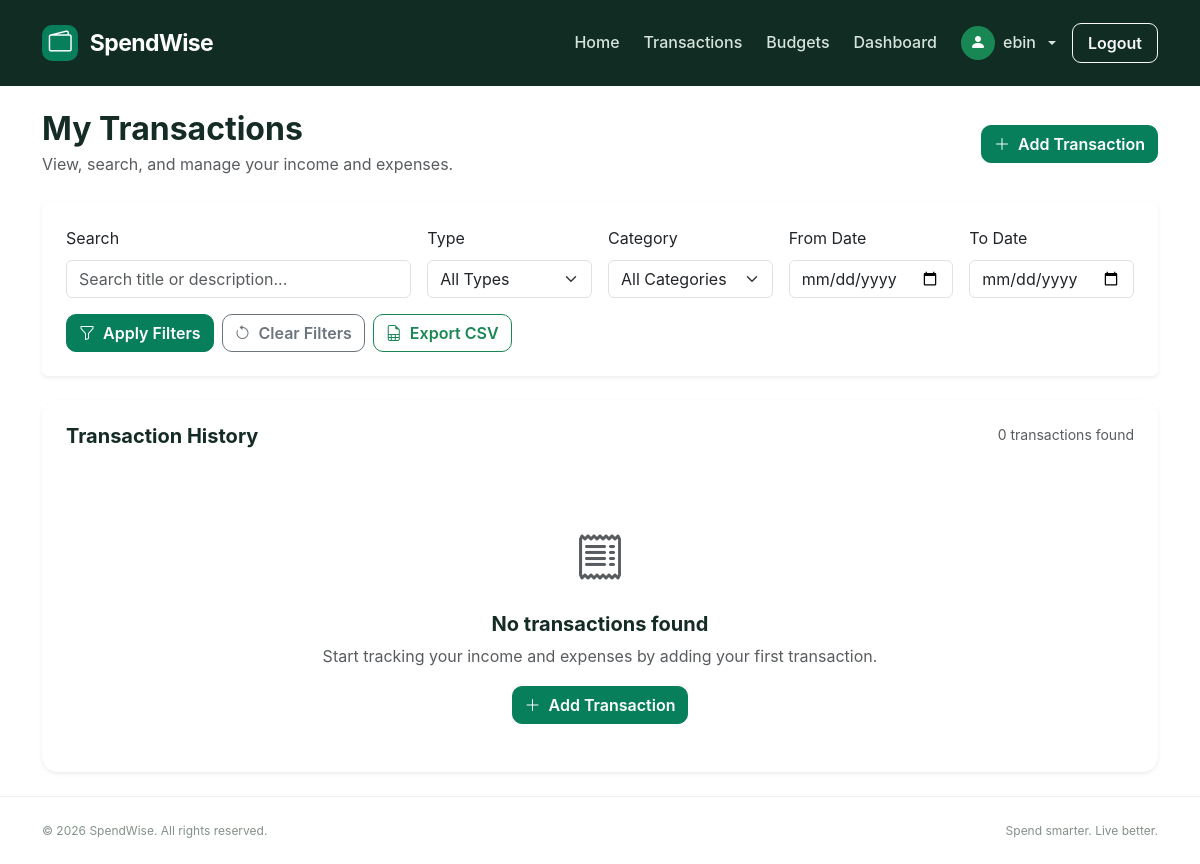
Page /transactions/ (signed in) on the earlier database version.
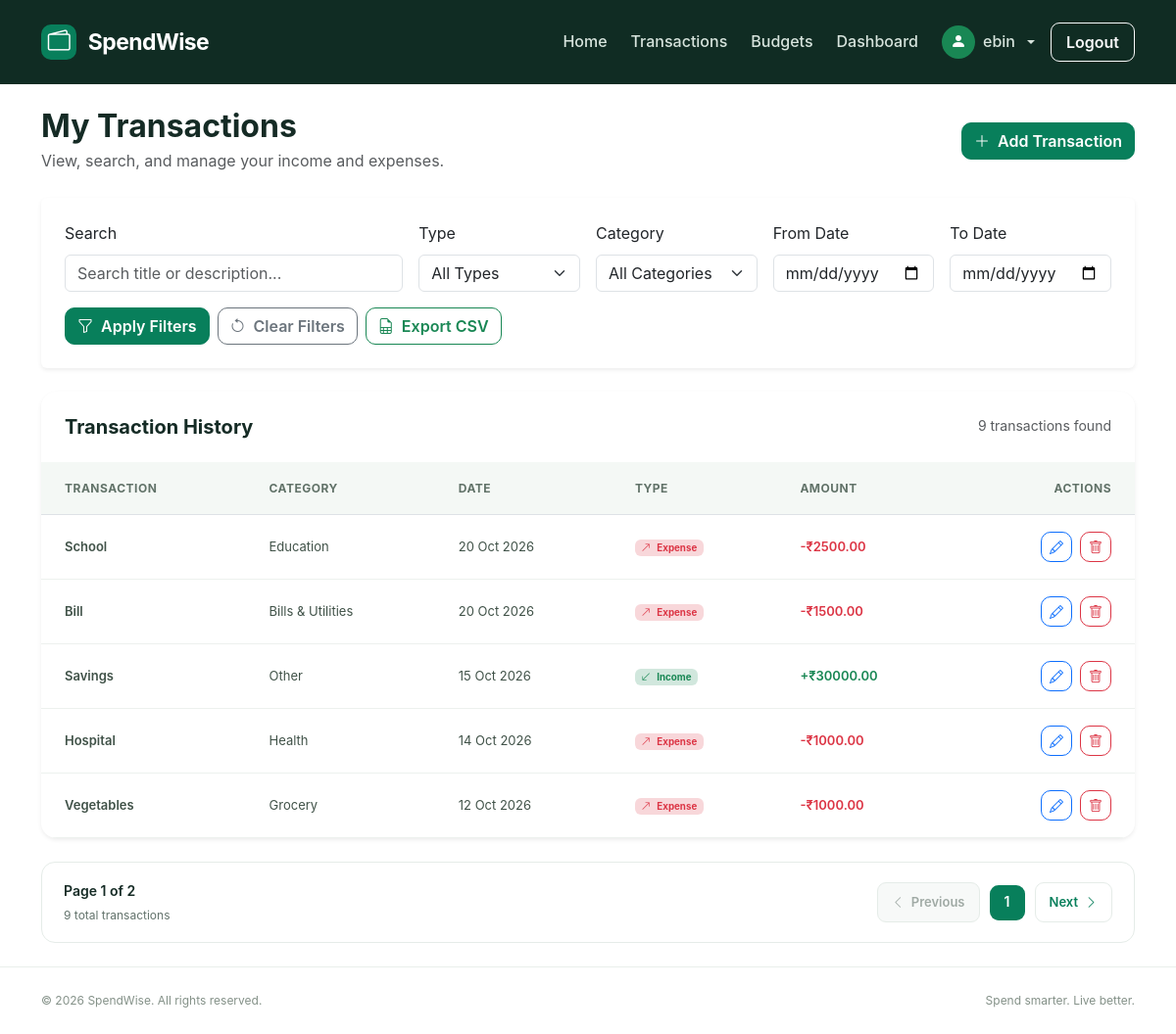
Same page on the later database version.
### transactions/models.py (models this page shows, shortened)
class Transaction(models.Model):
    TRANSACTION_TYPES = [
        ('income', 'Income'),
        ('expense', 'Expense'),
    ]
    CATEGORY_CHOICES = [
        ('salary', 'Salary'),
        ('food', 'Food'),
        ('transport', 'Transport'),
        ('shopping', 'Shopping'),
        ('bills', 'Bills & Utilities'),
        ('health', 'Health'),
        ('education', 'Education'),
        ('entertainment', 'Entertainment'),
        ('grocery','Grocery'),
        ('other', 'Other'),
    ]
    user = models.ForeignKey(
        User,
        on_delete=models.CASCADE,
        related_name='transactions'
    )
    title = models.CharField(max_length=100)
    amount = models.DecimalField(
        max_digits=12,
        decimal_places=2
    )
    transaction_type = models.CharField(
        max_length=10,
        choices=TRANSACTION_TYPES
    )
    category = models.CharField(
        max_length=20,
        choices=CATEGORY_CHOICES,
        default='other'
    )
    date = models.DateField()
    description = models.TextField(blank=True)
    created_at = models.DateTimeField(auto_now_add=True)
    updated_at = models.DateTimeField(auto_now=True)
    class Meta:
        ordering = ['-date', '-created_at']

### transactions/views.py (the view)
# urls.py: path('', views.transaction_list, name='transaction_list'),
@login_required
def transaction_list(request):
    transactions = Transaction.objects.filter(
        user=request.user
    ).order_by('-date', '-created_at')
    search_query = request.GET.get('q', '').strip()
    transaction_type = request.GET.get('type', '').strip()
    category = request.GET.get('category', '').strip()
    start_date = request.GET.get('start_date', '').strip()
    end_date = request.GET.get('end_date', '').strip()
    if search_query:
        transactions = transactions.filter(
            Q(title__icontains=search_query) |
            Q(description__icontains=search_query)
        )
    if transaction_type in ('income', 'expense'):
        transactions = transactions.filter(
            transaction_type=transaction_type
        )
    valid_categories = {
        value for value, label
        in Transaction._meta.get_field('category').choices
    }
    if category in valid_categories:
        transactions = transactions.filter(category=category)
    if start_date:
        transactions = transactions.filter(date__gte=start_date)
    if end_date:
        transactions = transactions.filter(date__lte=end_date)
    paginator = Paginator(transactions, 5)
    page_obj = paginator.get_page(request.GET.get('page'))
    context = {
        'transactions': page_obj.object_list,
        'page_obj': page_obj,
        'search_query': search_query,
        'selected_type': transaction_type,
        'selected_category': category,
        'start_date': start_date,
        'end_date': end_date,
        'category_choices': Transaction._meta.get_field(
            'category'
        ).choices,
    }
    return render(
        request,
        'transactions/transaction_list.html',
        context
    )

### templates/transactions/transaction_list.html (shortened to what the changed rows need)
{% extends 'base.html' %}
{% load static %}
{% block content %}
<div class="container py-4">
    <div class="d-flex flex-wrap justify-content-between align-items-center gap-3 mb-4">
        <div>
            <h2 class="section-heading mb-1">My Transactions</h2>
        </div>
    </div>
    <div class="card transaction-table-card border-0 shadow-sm">
        <div class="card-header bg-white border-0 p-4">
            <div class="d-flex flex-wrap justify-content-between align-items-center gap-2">
                <h5 class="mb-0">Transaction History</h5>
                <span class="text-muted small">
                    {{ page_obj.paginator.count }}
                    transaction{{ page_obj.paginator.count|pluralize }}
                    found
                </span>
            </div>
        </div>
        <div class="card-body p-0">
            {% if transactions %}
                <div class="table-responsive">
                    <table class="table align-middle mb-0">
                        <thead>
                            <tr>
                                <th class="ps-4">Transaction</th>
                                <th>Category</th>
                                <th>Date</th>
                                <th>Type</th>
                                <th>Amount</th>
                                <th class="text-end pe-4">Actions</th>
                            </tr>
                        </thead>
                        <tbody>
                            {% for transaction in transactions %}
                                <tr>
                                    <td class="ps-4">
                                        <div class="fw-semibold">
                                            {{ transaction.title }}
                                        </div>
                                    </td>
                                    <td>
                                        {{ transaction.get_category_display }}
                                    </td>
                                    <td>
                                        {{ transaction.date|date:"d M Y" }}
                                    </td>
                                    <td>
                                        {% if transaction.transaction_type == 'income' %}
                                            <span class="badge bg-success-subtle text-success">
                                                <i class="bi bi-arrow-down-left me-1"></i>
                                                Income
                                            </span>
                                        {% else %}
                                            <span class="badge bg-danger-subtle text-danger">
                                                <i class="bi bi-arrow-up-right me-1"></i>
                                                Expense
                                            </span>
                                        {% endif %}
                                    </td>
                                    <td>
                                        <span class="fw-semibold {% if transaction.transaction_type == 'income' %}text-success{% else %}text-danger{% endif %}">
                                            {% if transaction.transaction_type == 'income' %}+{% else %}-{% endif %}₹{{ transaction.amount|floatformat:2 }}
                                        </span>
                                    </td>
                                    <td class="text-end pe-4">
                                        <div class="d-inline-flex gap-2">
                                            <a href="{% url 'edit_transaction' transaction.pk %}"
                                               class="btn btn-sm btn-outline-primary"
                                               title="Edit transaction"
                                               aria-label="Edit {{ transaction.title }}">
                                                <i class="bi bi-pencil"></i>
                                            </a>
                                            <a href="{% url 'delete_transaction' transaction.pk %}"
                                               class="btn btn-sm btn-outline-danger"
                                               title="Delete transaction"
                                               aria-label="Delete {{ transaction.title }}">
                                                <i class="bi bi-trash"></i>
                                            </a>
                                        </div>
                                    </td>
                                </tr>
                            {% endfor %}
                        </tbody>
                    </table>
                </div>
            {% else %}
                <div class="text-center py-5 px-3">
                    <div class="mb-3">
                        <i class="bi bi-receipt text-muted"
                           style="font-size: 3rem;"></i>
                    </div>
                    <h5>No transactions found</h5>
                    <p class="text-muted mb-3">
                        {% if search_query or selected_type or selected_category or start_date or end_date %}
                            Try changing your search or filters.
                        {% else %}
                            Start tracking your income and expenses by adding your first transaction.
                        {% endif %}
                    </p>
                    {% if search_query or selected_type or selected_category or start_date or end_date %}
                        <a href="{% url 'transaction_list' %}"
                           class="btn btn-outline-primary">
                            Clear Filters
                        </a>
                    {% else %}
                        <a href="{% url 'add_transaction' %}"
                           class="btn btn-primary">
                            <i class="bi bi-plus-lg me-1"></i>
                            Add Transaction
                        </a>
                    {% endif %}
                </div>
            {% endif %}
        </div>
    </div>
    {% if page_obj.has_other_pages %}
        <div class="pagination-container">
            <div class="pagination-info">
                Page {{ page_obj.number }} of {{ page_obj.paginator.num_pages }}
                <span>
                    {{ page_obj.paginator.count }} total transactions
                </span>
            </div>
            <nav class="pagination-controls" aria-label="Transaction pagination">
                {% if page_obj.has_previous %}
                    <a href="?q={{ search_query|urlencode }}&type={{ selected_type|urlencode }}&category={{ selected_category|urlencode }}&start_date={{ start_date|urlencode }}&end_date={{ end_date|urlencode }}&page={{ page_obj.previous_page_number }}"
                       class="pagination-btn">
                        <i class="bi bi-chevron-left"></i>
                        Previous
                    </a>
                {% else %}
                    <span class="pagination-btn disabled">
                        <i class="bi bi-chevron-left"></i>
                        Previous
                    </span>
                {% endif %}
                <span class="pagination-current" aria-current="page">
                    {{ page_obj.number }}
                </span>
                {% if page_obj.has_next %}
                    <a href="?q={{ search_query|urlencode }}&type={{ selected_type|urlencode }}&category={{ selected_category|urlencode }}&start_date={{ start_date|urlencode }}&end_date={{ end_date|urlencode }}&page={{ page_obj.next_page_number }}"
                       class="pagination-btn">
                        Next
                        <i class="bi bi-chevron-right"></i>
                    </a>
                {% else %}
                    <span class="pagination-btn disabled">
                        Next
                        <i class="bi bi-chevron-right"></i>
                    </span>
                {% endif %}
            </nav>
        </div>
    {% endif %}
</div>
{% endblock %}

Differences in the rows shown:
added Transaction: transaction_type "expense" (drawn)
added Transaction: transaction_type "expense" (drawn)
added Transaction: transaction_type "income" (drawn)
added Transaction: transaction_type "expense" (drawn)
added Transaction: transaction_type "expense" (drawn)
Other differences:
{{ page_obj.paginator.count }}: "0" → "9"
{{ page_obj.number }}: (not shown) → "1"
{{ page_obj.paginator.num_pages }}: (not shown) → "2"
{{ page_obj.paginator.count }}: (not shown) → "9"
text no longer shown: "No transactions found Start tracking your income and expenses by adding your first transaction. Add Transaction"
text now shown: "TRANSACTION CATEGORY DATE TYPE AMOUNT ACTIONS Page of total transactions Previous Next"
